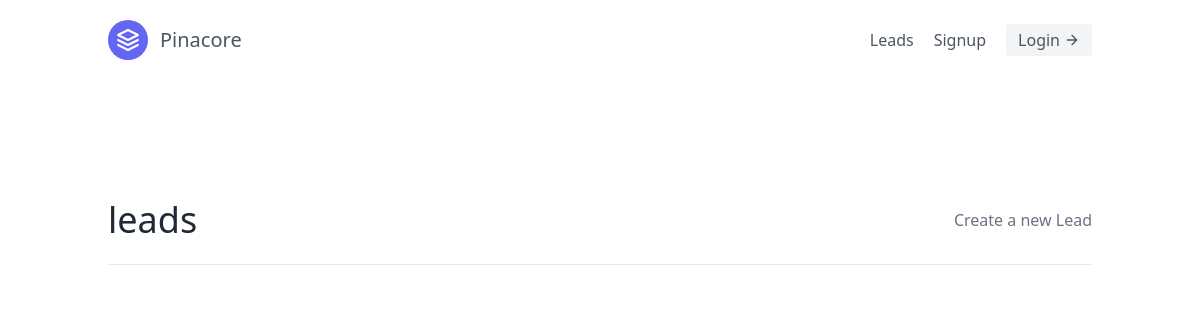
The page /leads/ on the database as committed earlier.
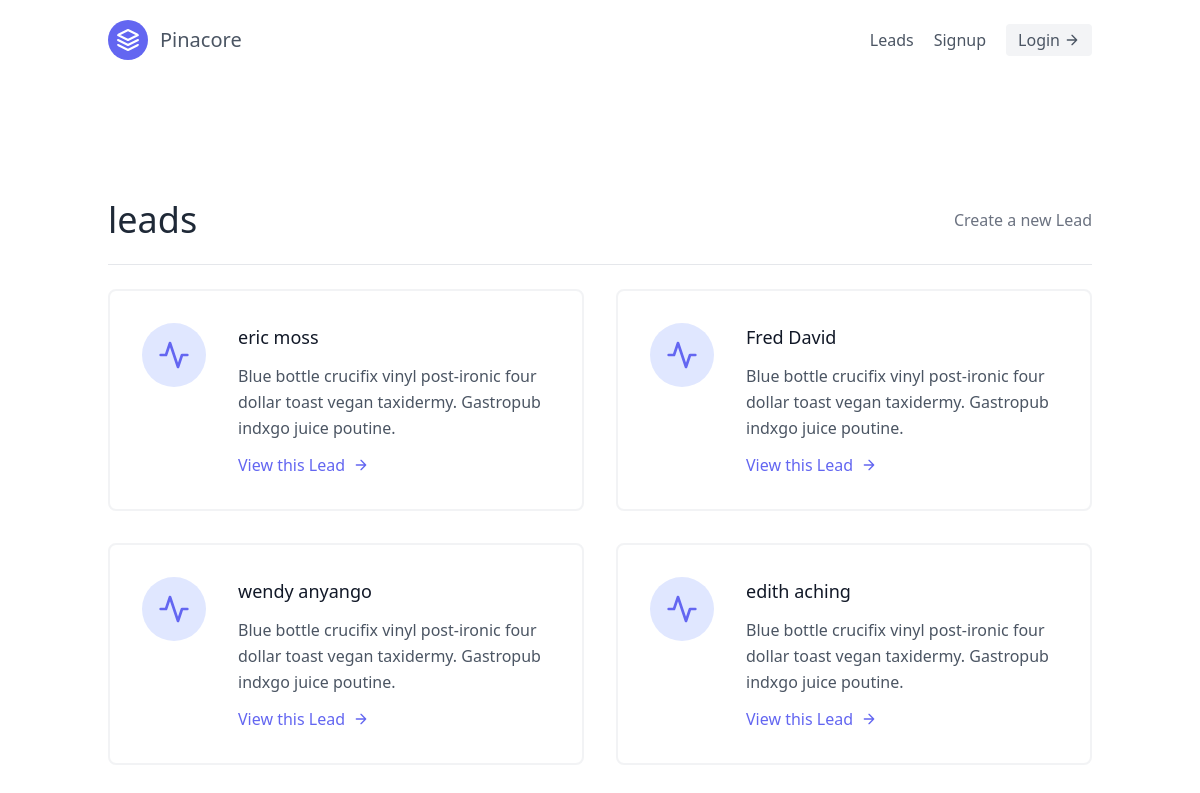
The same page on the database as committed later.
### leads/models.py (models this page shows, shortened)
class Lead(models.Model):
    SOURCE_CHOICES = (
        ('Youtube','Youtube'),
        ('Google','Google'),
        ('Newsletter','Newsletter'),
    )
    first_name = models.CharField(max_length=255)
    last_name = models.CharField(max_length=255)
    age = models.IntegerField(default=0)
    agent = models.ForeignKey('Agent', on_delete=models.CASCADE)

### leads/views.py (the view)
# urls.py: path('', views.LeadListView.as_view(), name='lead_list'),
class LeadListView(generic.ListView):
    template_name = "leads/lead_list.html"
    queryset = Lead.objects.all()
    context_object_name = 'leads'

### leads/templates/leads/lead_list.html
{% extends 'base.html' %}
{% block content %}
<section class="text-gray-600 body-font">
    <div class="container px-5 py-24 mx-auto flex flex-wrap">
        <div class="w-full mb-6 py-6 flex justify-between items-center border-b border-gray-20">
            <div>
                <h1 class="text-4xl text-gray-800">leads</h1>
            </div>
            <div>
                <a class="text-gray-500 hover:text-blue-500" href="{% url 'lead_create' %}">Create a new Lead</a>
            </div>
        </div>
        <div class="flex flex-wrap -m-4">
            {% for lead in leads %}
            <div class="p-4 lg:w-1/2 md:w-full">
                <div class="flex border-2 rounded-lg border-gray-200 border-opacity-50 p-8 sm:flex-row flex-col">
                    <div
                        class="w-16 h-16 sm:mr-8 sm:mb-0 mb-4 inline-flex items-center justify-center rounded-full bg-indigo-100 text-indigo-500 flex-shrink-0">
                        <svg fill="none" stroke="currentColor" stroke-linecap="round" stroke-linejoin="round"
                            stroke-width="2" class="w-8 h-8" viewBox="0 0 24 24">
                            <path d="M22 12h-4l-3 9L9 3l-3 9H2"></path>
                        </svg>
                    </div>
                    <div class="flex-grow">
                        <h2 class="text-gray-900 text-lg title-font font-medium mb-3">{{lead.first_name}}
                            {{lead.last_name}}</h2>
                        <p class="leading-relaxed text-base">
                            Blue bottle crucifix vinyl post-ironic four dollar toast
                            vegan taxidermy. Gastropub indxgo juice poutine.
                        </p>
                        <a href="{% url 'lead_detail' lead.pk %}"
                            class="mt-3 text-indigo-500 inline-flex items-center">View this Lead
                            <svg fill="none" stroke="currentColor" stroke-linecap="round" stroke-linejoin="round"
                                stroke-width="2" class="w-4 h-4 ml-2" viewBox="0 0 24 24">
                                <path d="M5 12h14M12 5l7 7-7 7"></path>
                            </svg>
                        </a>
                    </div>
                </div>
            </div>
            {% endfor %}
        </div>
    </div>
</section>
{% endblock content %}

### templates/base.html (shortened to what this page needs)
<!DOCTYPE html>
{% load static %}
<html lang="en">
<head>
    <script src="https://cdn.tailwindcss.com"></script>
</head>
<body>
    <div class="max-w-7xl mx-auto">
        {% include 'navbar.html' %}
        {% block content %}
        {% endblock content %}
    </div>
</body>
</html>

### templates/navbar.html
<header class="text-gray-600 body-font">
    <div class="container mx-auto flex flex-wrap p-5 flex-col md:flex-row items-center">
        <a class="flex title-font font-medium items-center text-gray-900 mb-4 md:mb-0">
            <svg href="" xmlns="http://www.w3.org/2000/svg" fill="none" stroke="currentColor" stroke-linecap="round"
                stroke-linejoin="round" stroke-width="2" class="w-10 h-10 text-white p-2 bg-indigo-500 rounded-full"
                viewBox="0 0 24 24">
                <path d="M12 2L2 7l10 5 10-5-10-5zM2 17l10 5 10-5M2 12l10 5 10-5"></path>
            </svg>
            <a href="/" class="ml-3 text-xl">Pinacore</a>
        </a>
        <nav class="md:ml-auto flex flex-wrap items-center text-base justify-center">
            <a href="{% url 'lead_list' %}" class="mr-5 hover:text-gray-900">Leads</a>
            <a class="mr-5 hover:text-gray-900">Signup</a>
        </nav>
        <a href=""
            class="inline-flex items-center bg-gray-100 border-0 py-1 px-3 focus:outline-none hover:bg-gray-200 rounded text-base mt-4 md:mt-0">Login
            <svg fill="none" stroke="currentColor" stroke-linecap="round" stroke-linejoin="round" stroke-width="2"
                class="w-4 h-4 ml-1" viewBox="0 0 24 24">
                <path d="M5 12h14M12 5l7 7-7 7"></path>
            </svg>
        </a>
    </div>
</header>

Rows that differ between the two databases and show on the page:
added Lead: first_name "eric", last_name "moss"
added Lead: first_name "Fred", last_name "David"
added Lead: first_name "wendy", last_name "anyango"
added Lead: first_name "edith", last_name "aching"
